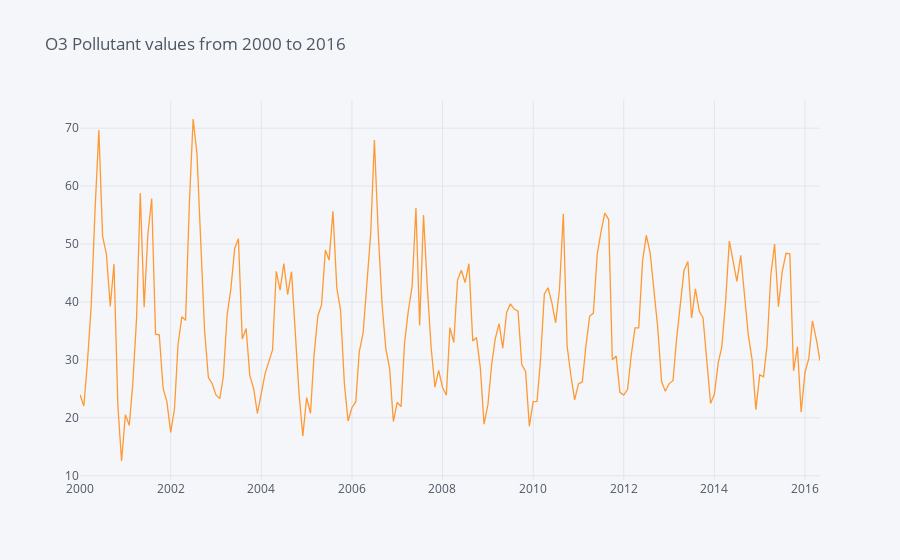

Notebook cell for this chart:
### Code cell
import pandas as pd
import numpy as np
%matplotlib inline
import plotly.graph_objs as go
from  plotly.offline import plot
import chart_studio.plotly as py
import cufflinks as cf
cf.go_offline()
from plotly.offline import download_plotlyjs, init_notebook_mode, plot,iplot,plot_mpl
init_notebook_mode(connected='true')
data_o3.iplot(title="O3 Pollutant values from 2000 to 2016")

### Figure 1 — Plotly figure (JSON) as saved in the notebook; plotly's stock layout.template omitted (floating-point values rounded to 4 significant figures; data arrays with more than 128 entries replaced by an {"elided": "..."} marker saying what was removed)
{"data": [{"line": {"color": "rgba(255, 153, 51, 1.0)", "dash": "solid", "shape": "linear", "width": 1.3}, "mode": "lines", "name": "O3 AQI", "text": "", "type": "scatter", "x": {"elided": "197 str values"}, "y": {"elided": "197 float values"}}], "layout": {"legend": {"bgcolor": "#F5F6F9", "font": {"color": "#4D5663"}}, "paper_bgcolor": "#F5F6F9", "plot_bgcolor": "#F5F6F9", "title": {"font": {"color": "#4D5663"}, "text": "O3 Pollutant values from 2000 to 2016"}, "xaxis": {"gridcolor": "#E1E5ED", "showgrid": true, "tickfont": {"color": "#4D5663"}, "title": {"font": {"color": "#4D5663"}, "text": ""}, "zerolinecolor": "#E1E5ED"}, "yaxis": {"gridcolor": "#E1E5ED", "showgrid": true, "tickfont": {"color": "#4D5663"}, "title": {"font": {"color": "#4D5663"}, "text": ""}, "zerolinecolor": "#E1E5ED"}}}
